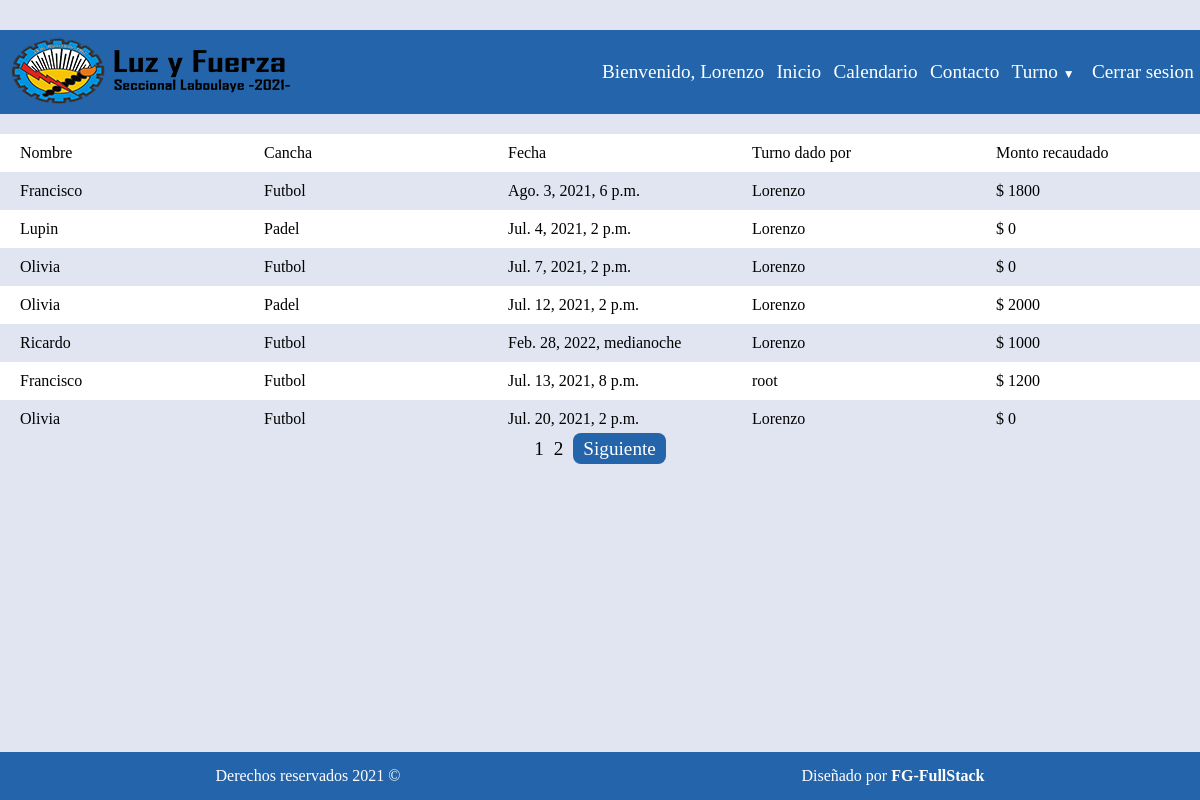
Page /turnos/detalle (signed in) on the committed database.
### turnos/models.py (models this page shows)
class Turno(models.Model):
    nombre = models.CharField(max_length=60)
    apellido = models.CharField(max_length=60)
    tipoCancha = models.CharField(max_length=60, choices= cancha)
    fecha = models.DateTimeField(verbose_name='Fecha y hora')
    celular = models.CharField("Celular", max_length = 11)
    asistio = models.CharField(max_length=9, choices= asistencia, default='Si')
    montoRecaudado = models.IntegerField(default=0)
    turnoDadoPor = models.ForeignKey(User, null=True, on_delete=models.CASCADE, related_name="TurnoDadoPor")

### turnos/views.py (the view)
# urls.py: path('detalle', views.detalleTurno.as_view() , name='detalleTurno'),
class detalleTurno(LoginRequiredMixin, ListView):
    model = Turno
    template_name = "turnos/detalleTurno.html"
    context_object_name = 'turnos'
    paginate_by = 7

### templates/turnos/detalleTurno.html (shortened to what this page needs)
{% extends 'base.html' %}
{% load static %}
{% block body %}
<main class="container">
    <ul class="db">
        <li class="date-db">Nombre</li>
        <li class="date-db">Cancha</li>
        <li class="date-db">Fecha</li>
        <li class="date-db">Turno dado por</li>
        <li class="date-db">Monto recaudado</li>
    </ul>
    {% for turno in turnos %}
    <ul class="db">
        <li class="date-db">{{ turno.nombre }}</li>
        <li class="date-db">{{ turno.tipoCancha }}</li>
        <li class="date-db">{{ turno.fecha }}</li>
        <li class="date-db">{{ turno.turnoDadoPor }}</li>
        <li class="date-db">$ {{ turno.montoRecaudado }}</li>
    </ul>
    {% endfor %}
    <nav class="container">
        {% if is_paginated %}
        <ul class="pagination">
            {% for i in paginator.page_range %}
                <li {% if page_obj.number == i %} class="active" {% endif %}>
                    <a class="pagination-item-link" href="?page={{i}}">{{ i }}</a>
                </li>
            {% endfor %}
            {% if page_obj.has_next %}
                <li><a class="pagination-item-link btn btn-pagination" href="?page={{ page_obj.next_page_number }}">Siguiente</a></li>
            {% endif %}
        </ul>
    {% endif %}
</nav>
</main>
{% endblock  %}

### templates/base.html (shortened to what this page needs)
<!DOCTYPE html>
{% load static %}
<html lang="es">
<head>
    <link rel="stylesheet" href="{% static 'css/style.css' %}">
</head>
<body>
    {% block nav %}
    <nav class="navbar" id="nav">
        <div class="logo">
            <img class="img-logo" src="{% static 'img/logoNav3.png' %}" alt="Logo institucional">
        </div>
        <ul class="list">
            {% if user.is_authenticated %}
            <li class="list-item"><a href="#" class="list-item-link">Bienvenido, {{ user.username}}</a></li>
            {% endif %}
            <li class="list-item"><a href="{% url 'index' %}" class="list-item-link">Inicio</a></li>
            <li class="list-item"><a href="{% url 'calendario' %}" class="list-item-link">Calendario</a></li>
            <li class="list-item"><a href="{% url 'contacto' %}" class="list-item-link">Contacto</a></li>
            {% if user.is_authenticated %}
            <li class="list-item"><a href="" class="list-item-link"><label class="item-turno" for="submenu">Turno</label></a>
            </li>
            <li class="list-item"><a href="{% url 'logout' %}" class="list-item-link">Cerrar sesion</a></li>
            {% else %}
            <li class="list-item"><a href="{% url 'login' %}" class="list-item-link">Ingresar</a></li>
            {% endif %}
        </ul>
    </nav>
    {% endblock  %}
    {% block body %}
    {% endblock  %}
    {% block footer %}
    <footer class="container fixed-bottom" id="footer">
        <div class="footer">
            <div class="derechos">
                <p class="text-footer">Derechos reservados 2021 &copy</p>
            </div>
            <div class="dev">
                <p class="text-footer">Diseñado por <a class="dev-link" href="#">FG-FullStack</a></p>
            </div>
        </div>
    </footer>
    {% endblock  %}
</body>
</html>

### static/css/style.css (style rules this page uses)
:root { --blue: #2364aa; --light-gray: #e1e5f2; --yellow: #f9fa5f; --white: #fff; --black: #000; --gray: #b3b2b1; --gray-200: #dfe3df; --margin-bottom: 20px; }
* { box-sizing: border-box; margin: 0; padding: 0; }
img { max-width: 100%; }
body { background-color: var(--light-gray); }
.navbar { align-items: center; background-color: var(--blue); display: flex; flex-wrap: wrap; justify-content: space-around; margin-bottom: var(--margin-bottom); }
.logo { flex-grow: 1; }
.list { display: flex; flex-grow: 0.25; flex-wrap: wrap; font-size: 1.2em; justify-content: space-around; list-style: none; }
.list-item, .item-submenu { flex-grow: 1; text-align: center; }
.list-item-link, .item-submenu-link { color: var(--white); display: block; padding: 5px 0; text-decoration: none; }
.container { max-width: 100%; }
.item-turno::after { content: "\25BC"; margin: auto 5px; font-size: 12px; }
.db { display: flex; justify-content: space-evenly; list-style: none; gap: 20px; align-items: center; }
.db:nth-child(2n+1) { background-color: var(--white); }
.date-db { margin: 10px 20px; width: 100%; }
.btn { padding: 5px 10px; text-decoration: none; color: var(--black); border-radius: 8px; }
.pagination { display: flex; gap: 10px; justify-content: center; list-style: none; }
.pagination-item-link { color: var(--black); font-size: 1.2em; text-decoration: none; }
.btn-pagination { background-color: var(--blue); color: var(--white); }
.footer { background-color: var(--blue); display: flex; font-size: 1em; justify-content: space-around; padding: 15px; }
.text-footer, .dev-link { color: var(--white); }
.dev-link { text-decoration: none; font-weight: bold; }
.fixed-bottom { bottom: 0; left: 0; position: fixed; width: 100%; }

### rows in the picture
Turno: nombre "Francisco", tipoCancha "Futbol", fecha "Ago. 3, 2021, 6 p.m.", turnoDadoPor "Lorenzo", montoRecaudado "1800"
Turno: nombre "Lupin", tipoCancha "Padel", fecha "Jul. 4, 2021, 2 p.m.", turnoDadoPor "Lorenzo", montoRecaudado "0"
Turno: nombre "Olivia", tipoCancha "Futbol", fecha "Jul. 7, 2021, 2 p.m.", turnoDadoPor "Lorenzo", montoRecaudado "0"
Turno: nombre "Olivia", tipoCancha "Padel", fecha "Jul. 12, 2021, 2 p.m.", turnoDadoPor "Lorenzo", montoRecaudado "2000"
Turno: nombre "Ricardo", tipoCancha "Futbol", fecha "Feb. 28, 2022, medianoche", turnoDadoPor "Lorenzo", montoRecaudado "1000"
Turno: nombre "Francisco", tipoCancha "Futbol", fecha "Jul. 13, 2021, 8 p.m.", turnoDadoPor "root", montoRecaudado "1200"
Turno: nombre "Olivia", tipoCancha "Futbol", fecha "Jul. 20, 2021, 2 p.m.", turnoDadoPor "Lorenzo", montoRecaudado "0"

### other values in the picture
{{ user.username }} "Lorenzo"
{{ i }} "1" "2"
